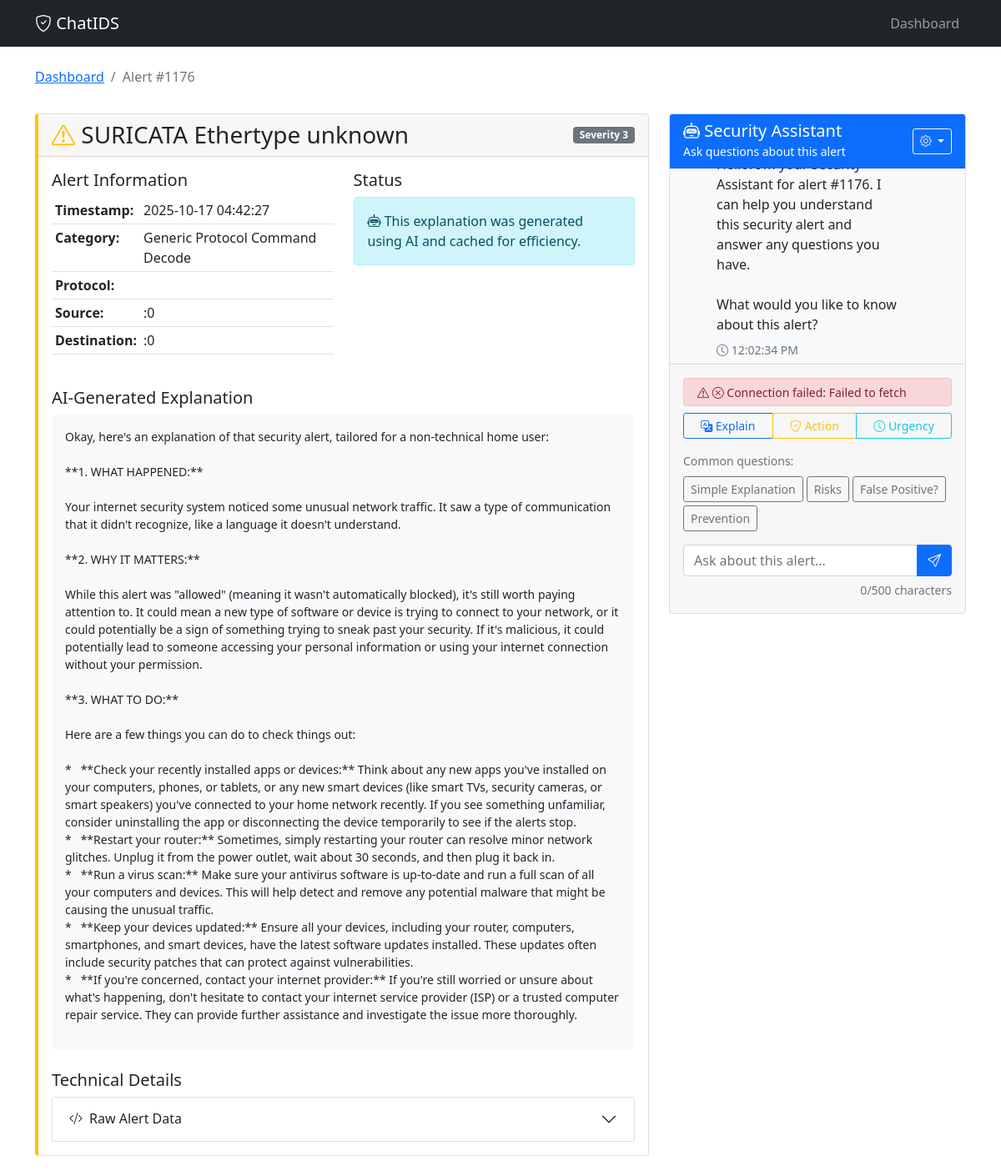
Page /alert/1176 on the committed database.
### tables this page shows
CREATE TABLE alerts (
                    id INTEGER PRIMARY KEY AUTOINCREMENT,
                    timestamp DATETIME DEFAULT CURRENT_TIMESTAMP,
                    alert_signature TEXT,
                    alert_category TEXT,
                    severity INTEGER,
                    src_ip TEXT,
                    dest_ip TEXT,
                    src_port INTEGER,
                    dest_port INTEGER,
                    protocol TEXT,
                    raw_alert TEXT,
                    explanation TEXT,
                    explanation_cached BOOLEAN DEFAULT 0
                );

### webapp.py (the view)
@app.route('/alert/<int:alert_id>')
def alert_detail(alert_id):
    if not alert_manager:
        return "Database not initialized", 500
    alert = alert_manager.get_alert_details(alert_id)
    if not alert:
        return "Alert not found", 404
    return render_template('alert_detail.html', alert=alert)

### webapp.py (called while the page is built)
def tojsonpretty(value):
    return json.dumps(value, indent=2, default=str)

    def get_alert_details(self, alert_id: int):
        with sqlite3.connect(self.db_path) as conn:
            conn.row_factory = sqlite3.Row
            cursor = conn.execute("SELECT * FROM alerts WHERE id = ?", (alert_id,))
            alert = cursor.fetchone()
            if alert:
                alert_dict = dict(alert)
                if alert_dict['raw_alert']:
                    try:
                        alert_dict['raw_alert_parsed'] = json.loads(alert_dict['raw_alert'])
                    except json.JSONDecodeError:
                        alert_dict['raw_alert_parsed'] = None
                return alert_dict
            return None

### templates/alert_detail.html (shortened to what this page needs)
{% extends "base.html" %}
{% block content %}
<div class="row mb-3">
    <div class="col">
        <nav aria-label="breadcrumb">
            <ol class="breadcrumb">
                <li class="breadcrumb-item"><a href="{{ url_for('dashboard') }}">Dashboard</a></li>
                <li class="breadcrumb-item active">Alert #{{ alert.id }}</li>
            </ol>
        </nav>
    </div>
</div>
<div class="row">
    <div class="col-md-8">
        <div class="card severity-{{ alert.severity }} mb-4">
            <div class="card-header">
                <div class="d-flex justify-content-between align-items-center">
                    <h3 class="mb-0">
                        <i class="bi bi-exclamation-triangle text-warning"></i>
                        {{ alert.alert_signature }}
                    </h3>
                    <span class="badge bg-{% if alert.severity == 1 %}danger{% elif alert.severity == 2 %}warning{% else %}secondary{% endif %}">
                        Severity {{ alert.severity }}
                    </span>
                </div>
            </div>
            <div class="card-body">
                <div class="row mb-4">
                    <div class="col-md-6">
                        <h5>Alert Information</h5>
                        <table class="table table-sm">
                            <tr><td><strong>Timestamp:</strong></td><td>{{ alert.timestamp }}</td></tr>
                            <tr><td><strong>Category:</strong></td><td>{{ alert.alert_category }}</td></tr>
                            <tr><td><strong>Protocol:</strong></td><td>{{ alert.protocol }}</td></tr>
                            <tr><td><strong>Source:</strong></td><td>{{ alert.src_ip }}:{{ alert.src_port }}</td></tr>
                            <tr><td><strong>Destination:</strong></td><td>{{ alert.dest_ip }}:{{ alert.dest_port }}</td></tr>
                        </table>
                    </div>
                    <div class="col-md-6">
                        <h5>Status</h5>
                        <div class="alert alert-info">
                            <i class="bi bi-robot"></i>
                            {% if alert.explanation_cached %}
                            This explanation was generated using AI and cached for efficiency.
                            {% else %}
                            This alert has not been processed through AI explanation yet.
                            {% endif %}
                        </div>
                    </div>
                </div>
                {% if alert.explanation %}
                <div class="row mb-4">
                    <div class="col">
                        <h5>AI-Generated Explanation</h5>
                        <div class="explanation-box">
                            <pre style="white-space: pre-wrap; font-family: inherit;">{{ alert.explanation }}</pre>
                        </div>
                    </div>
                </div>
                {% endif %}
                {% if alert.raw_alert_parsed %}
                <div class="row">
                    <div class="col">
                        <h5>Technical Details</h5>
                        <div class="accordion" id="technicalDetails">
                            <div class="accordion-item">
                                <h2 class="accordion-header" id="rawDataHeader">
                                    <button class="accordion-button collapsed" type="button" data-bs-toggle="collapse" data-bs-target="#rawDataCollapse">
                                        <i class="bi bi-code-slash me-2"></i> Raw Alert Data
                                    </button>
                                </h2>
                            </div>
                        </div>
                    </div>
                </div>
                {% endif %}
            </div>
        </div>
    </div>
    <div class="col-md-4">
        <div class="card chat-card" style="height: 600px; display: flex; flex-direction: column;">
            <div class="card-header bg-primary text-white d-flex justify-content-between align-items-center">
                <div>
                    <h5 class="mb-0">
                        <i class="bi bi-robot"></i> Security Assistant
                    </h5>
                    <small>Ask questions about this alert</small>
                </div>
                <div class="dropdown">
                    <button class="btn btn-sm btn-outline-light dropdown-toggle" type="button" data-bs-toggle="dropdown">
                        <i class="bi bi-gear"></i>
                    </button>
                </div>
            </div>
            <div class="card-body p-0" style="flex: 1; overflow: hidden;">
                <div id="chatMessages" class="p-3" style="height: 100%; overflow-y: auto; background-color: #f8f9fa;">
                </div>
            </div>
            <div class="card-footer p-3">
                <div id="connectionStatus" class="alert alert-warning d-none mb-2 py-1">
                    <small><i class="bi bi-exclamation-triangle"></i> <span id="statusMessage">Checking connection...</span></small>
                </div>
                <div class="mb-3">
                    <div class="btn-group w-100" role="group">
                        <button type="button" class="btn btn-outline-primary btn-sm" onclick="quickQuestion('What does this alert mean?')">
                            <i class="bi bi-translate"></i> Explain
                        </button>
                        <button type="button" class="btn btn-outline-warning btn-sm" onclick="quickQuestion('What should I do about this?')">
                            <i class="bi bi-shield-check"></i> Action
                        </button>
                        <button type="button" class="btn btn-outline-info btn-sm" onclick="quickQuestion('Is this urgent?')">
                            <i class="bi bi-clock"></i> Urgency
                        </button>
                    </div>
                </div>
                <div class="mb-3">
                    <small class="text-muted d-block mb-2">Common questions:</small>
                    <div id="suggestedQuestions" class="d-flex flex-wrap gap-1">
                        <button type="button" class="btn btn-outline-secondary btn-sm" onclick="quickQuestion('Explain this like I\'m 10 years old')">
                            Simple Explanation
                        </button>
                        <button type="button" class="btn btn-outline-secondary btn-sm" onclick="quickQuestion('What are the risks?')">
                            Risks
                        </button>
                        <button type="button" class="btn btn-outline-secondary btn-sm" onclick="quickQuestion('Could this be a false positive?')">
                            False Positive?
                        </button>
                        <button type="button" class="btn btn-outline-secondary btn-sm" onclick="quickQuestion('How to prevent this?')">
                            Prevention
                        </button>
                    </div>
                </div>
                <div class="input-group">
                    <input type="text" id="chatInput" class="form-control" placeholder="Ask about this alert..."
                           onkeypress="handleChatKeypress(event)" autocomplete="off">
                    <button class="btn btn-primary" onclick="sendChatMessage()" id="sendButton">
                        <i class="bi bi-send"></i>
                    </button>
                </div>
                <div class="mt-1 text-end">
                    <small class="text-muted">
                        <span id="charCount">0</span>/500 characters
                    </small>
                </div>
            </div>
        </div>
    </div>
</div>
{% endblock %}

### templates/base.html (style rules this page uses)
.severity-3 { border-left: 4px solid #ffc107; }
.explanation-box { background-color: #f8f9fa; border-radius: 8px; padding: 1rem; }

### rows in the picture
alerts: id "1176", alert_signature "SURICATA Ethertype unknown", severity "3", timestamp "2025-10-17 04:42:27", alert_category "Generic Protocol Command Decode", src_port "0", dest_port "0", explanation "Okay, here's an explanation of that security alert, tailored for a non-technical home user: **1. WHAT HAPPENED:** Your internet security system noticed some unusual network traffic. It saw a type of communication that it didn't recognize, like a language it doesn't understand. **2. WHY IT MATTERS:** While this alert was \"allowed\" (meaning it wasn't automatically blocked), it's still worth paying attention to. It could mean a new type of software or device is trying to connect to your network, or it could potentially be a sign of something trying to sneak past your security. If it's malicious, it could potentially lead to someone accessing your personal information or using your internet…"
